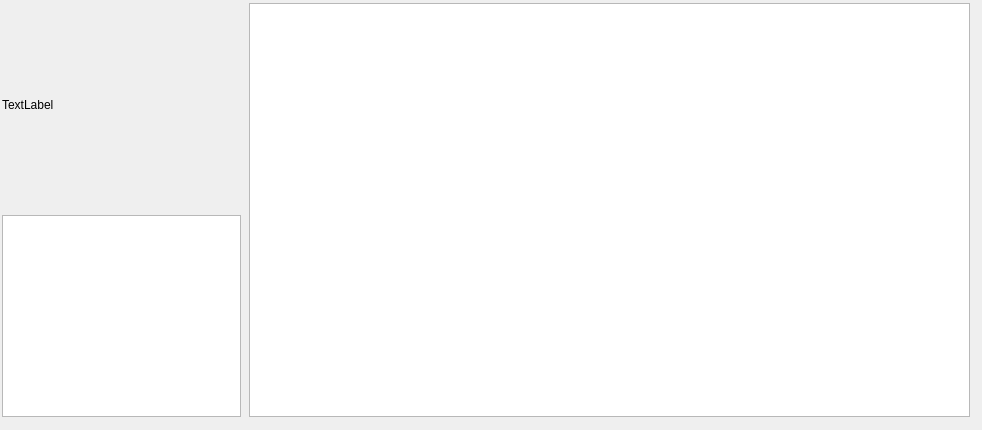
         <widget class="QWidget" name="Lead_stackedWidgetPage">
          <widget class="QWidget" name="horizontalLayoutWidget_10">
           <property name="geometry">
            <rect>
             <x>0</x>
             <y>0</y>
             <width>973</width>
             <height>421</height>
            </rect>
           </property>
           <layout class="QHBoxLayout" name="horizontalLayout_20">
            <item>
             <layout class="QVBoxLayout" name="verticalLayout_39">
              <item>
               <widget class="QLabel" name="label_16">
                <property name="minimumSize">
                 <size>
                  <width>239</width>
                  <height>203</height>
                 </size>
                </property>
                <property name="maximumSize">
                 <size>
                  <width>239</width>
                  <height>203</height>
                 </size>
                </property>
                <property name="text">
                 <string>TextLabel</string>
                </property>
               </widget>
              </item>
              <item>
               <widget class="QPlainTextEdit" name="plainTextEdit">
                <property name="minimumSize">
                 <size>
                  <width>239</width>
                  <height>202</height>
                 </size>
                </property>
                <property name="maximumSize">
                 <size>
                  <width>239</width>
                  <height>202</height>
                 </size>
                </property>
               </widget>
              </item>
             </layout>
            </item>
            <item>
             <widget class="QTableWidget" name="Lead_Tab">
              <property name="minimumSize">
               <size>
                <width>721</width>
                <height>414</height>
               </size>
              </property>
              <property name="maximumSize">
               <size>
                <width>721</width>
                <height>414</height>
               </size>
              </property>
             </widget>
            </item>
           </layout>
          </widget>
         </widget>
